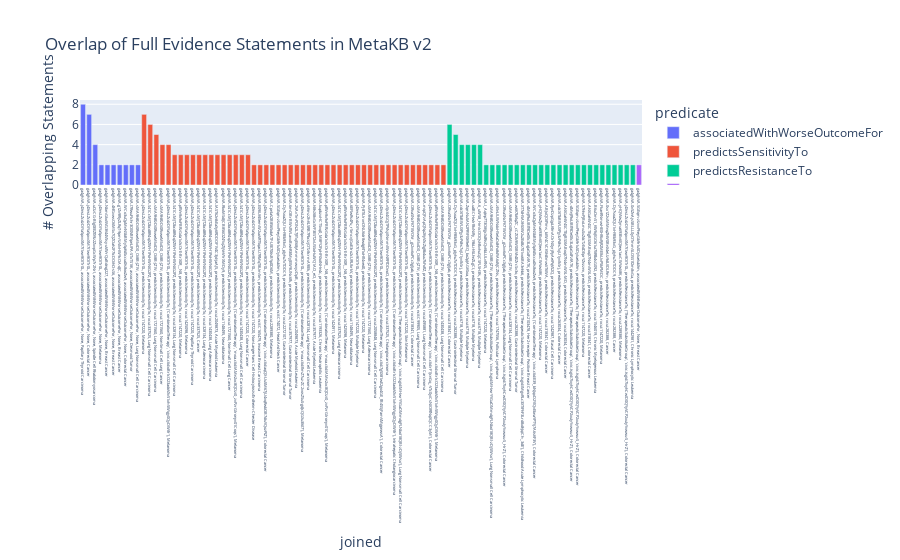

Notebook code cell kept with this figure:
### Code cell
# Bar Graph of Evidence Overlap
fig = px.bar(data[0:92], x='joined', y='counts', color='predicate', title='Overlap of Full Evidence Statements in MetaKB v2')
fig.update_layout(yaxis_title='# Overlapping Statements',
                  xaxis=dict(tickfont=dict(size=4)),
                  bargap=0.2)
fig.show()
pio.write_image(fig, "Full_Evidence_Statement_overlap_bar.png", format='png', width=1500, height=500, scale=5)

### Figure 1 — Plotly figure (JSON) as saved in the notebook; plotly's stock layout.template omitted (floating-point values rounded to 4 significant figures)
{"data": [{"alignmentgroup": "True", "hovertemplate": "predicate=associatedWithWorseOutcomeFor<br>joined=%{x}<br>counts=%{y}<extra></extra>", "legendgroup": "associatedWithWorseOutcomeFor", "marker": {"color": "#636efa", "pattern": {"shape": ""}}, "name": "associatedWithWorseOutcomeFor", "offsetgroup": "associatedWithWorseOutcomeFor", "orientation": "v", "showlegend": true, "textposition": "auto", "type": "bar", "x": ["ga4gh:VA.j4XnsLZcdzDIYa5pvvXM7t1wn9OITr0L, associatedWithWorseOutcomeFor, None, Papillary Thyroid Carcinoma", "ga4gh:VA.j4XnsLZcdzDIYa5pvvXM7t1wn9OITr0L, associatedWithWorseOutcomeFor, None, Colorectal Cancer", "ga4gh:VA.uOzCG-Blg0EEZfX9z2ZxvpGcWp7r2NrI, associatedWithWorseOutcomeFor, None, Spindle Cell Rhabdomyosarcoma", "ga4gh:VA.j4XnsLZcdzDIYa5pvvXM7t1wn9OITr0L, associatedWithWorseOutcomeFor, None, Melanoma", "ga4gh:VA.NbmGko5VG3K44V5sy-uVWrQaBdnqJ227, associatedWithWorseOutcomeFor, None, Breast Cancer", "ga4gh:VA.4hfGvwsO6MSx7QZOah2F7tcDOihO-sS6, associatedWithWorseOutcomeFor, None, Breast Cancer", "ga4gh:VA.g1Zv9RlyZLRqT-9pmYzVlvHW9cOA-dJC, associatedWithWorseOutcomeFor, None, Breast Cancer", "ga4gh:VA.WCo3uQpMnNSbBMy5pKdSccudXs8ooZw9, associatedWithWorseOutcomeFor, None, Colorectal Cancer", "ga4gh:VA.l7RwuFlchr3Ol0VBFIpnUPA-STxTS1tK, associatedWithWorseOutcomeFor, None, Desmoid Tumor", "ga4gh:VA.sMA9h8fzDi0RvweMlxtD0_Oi8B-JZ1V-, associatedWithWorseOutcomeFor, None, Lung Non-small Cell Carcinoma"], "xaxis": "x", "y": [8, 7, 4, 2, 2, 2, 2, 2, 2, 2], "yaxis": "y"}, {"alignmentgroup": "True", "hovertemplate": "predicate=predictsSensitivityTo<br>joined=%{x}<br>counts=%{y}<extra></extra>", "legendgroup": "predictsSensitivityTo", "marker": {"color": "#EF553B", "pattern": {"shape": ""}}, "name": "predictsSensitivityTo", "offsetgroup": "predictsSensitivityTo", "orientation": "v", "showlegend": true, "textposition": "auto", "type": "bar", "x": ["ga4gh:VA.j4XnsLZcdzDIYa5pvvXM7t1wn9OITr0L, predictsSensitivityTo, rxcui:1147220, Melanoma", "ga4gh:VA.S41CcMJT2bcd8R4-qXZWH1PoHWNtG2PZ, predictsSensitivityTo, rxcui:337525, Lung Non-small Cell Carcinoma", "ga4gh:VA.sMA9h8fzDi0RvweMlxtD0_Oi8B-JZ1V-, predictsSensitivityTo, rxcui:1721560, Lung Non-small Cell Carcinoma", "ga4gh:VA.sMA9h8fzDi0RvweMlxtD0_Oi8B-JZ1V-, predictsSensitivityTo, rxcui:1721560, Non-Small Cell Lung Cancer", "ga4gh:VA.j4XnsLZcdzDIYa5pvvXM7t1wn9OITr0L, predictsSensitivityTo, ('CombinationTherapy', 'civic.ctid:oBrlcO23adoVXv51xh-5Wigy0QyDWtfr'), Melanoma", "ga4gh:VA.S41CcMJT2bcd8R4-qXZWH1PoHWNtG2PZ, predictsSensitivityTo, rxcui:328134, Lung Non-small Cell Carcinoma", "ga4gh:VA.pfWn9x9oFBRzGda1xXcOrE-BrX0R__N8, predictsSensitivityTo, rxcui:1147220, Melanoma", "ga4gh:VA.j4XnsLZcdzDIYa5pvvXM7t1wn9OITr0L, predictsSensitivityTo, rxcui:1425098, Melanoma", "ga4gh:VA.j4XnsLZcdzDIYa5pvvXM7t1wn9OITr0L, predictsSensitivityTo, rxcui:1147220, Papillary Thyroid Carcinoma", "ga4gh:VA.S41CcMJT2bcd8R4-qXZWH1PoHWNtG2PZ, predictsSensitivityTo, rxcui:337525, Cancer", "ga4gh:VA.S41CcMJT2bcd8R4-qXZWH1PoHWNtG2PZ, predictsSensitivityTo, rxcui:328134, Lung Adenocarcinoma", "ga4gh:VA.S41CcMJT2bcd8R4-qXZWH1PoHWNtG2PZ, predictsSensitivityTo, rxcui:1430438, Lung Adenocarcinoma", "ga4gh:VA.lAST62ntkEaXy6RDDOF1V4C3jd-jaAJ5, predictsSensitivityTo, rxcui:2049873, Acute Myeloid Leukemia", "ga4gh:VA.RkoMSdIJCB856OZ4YxjZIjVnVYrXMDy9, predictsSensitivityTo, rxcui:1148495, Neuroblastoma", "ga4gh:VA.S41CcMJT2bcd8R4-qXZWH1PoHWNtG2PZ, predictsSensitivityTo, rxcui:1721560, Non-Small Cell Lung Cancer", "ga4gh:VA.j4XnsLZcdzDIYa5pvvXM7t1wn9OITr0L, predictsSensitivityTo, ('CombinationTherapy', 'moa.ctid:IAMn2xc8QDzi0_zvPzrGlronyv01Coqs'), Melanoma", "ga4gh:VA.S41CcMJT2bcd8R4-qXZWH1PoHWNtG2PZ, predictsSensitivityTo, rxcui:1430438, Lung Non-small Cell Carcinoma", "ga4gh:VA.j4XnsLZcdzDIYa5pvvXM7t1wn9OITr0L, predictsSensitivityTo, rxcui:1147220, Colorectal Cancer", "ga4gh:VA.j4XnsLZcdzDIYa5pvvXM7t1wn9OITr0L, predictsSensitivityTo, rxcui:1147220, Non-Langerhans Cell Histiocytosis/Erdheim-Chester Disease", "ga4gh:VA.E09IUKElemW2uoVRT5qacU7RMqT8Um5m, predictsSensitivityTo, ncit:C165479, Invasive Breast Carcinoma", "ga4gh:VA.j4XnsLZcdzDIYa5pvvXM7t1wn9OITr0L, predictsSensitivityTo, ('CombinationTherapy', 'civic.ctid:aqQX-Uu5M67jU4vqRwbOB7diuYQozPtZ'), Colorectal Cancer", "ga4gh:VA.CpnlaV2B8565obATF-UlE706sBYp0D6M, predictsSensitivityTo, rxcui:2289380, Melanoma", "ga4gh:VA.5GEqm-zIzvvPheyGb9rlu5DyIueIubXm, predictsSensitivityTo, ncit:C74072, Head And Neck Cancer", "ga4gh:VA.Dy7soaZQU1vH9Eb93xG_pJyhu7xTDDC9, predictsSensitivityTo, rxcui:2272107, Gastrointestinal Stromal Tumor", "ga4gh:VA.6mOBrBWsfWLavxBwhR3tMyJEW9UNc6fk, predictsSensitivityTo, rxcui:357977, Gastrointestinal Stromal Tumor", "ga4gh:VA.2VAvTmPON2L7JffxjE68jAmmmwxyzDpB, predictsSensitivityTo, rxcui:2049873, Acute Myeloid Leukemia", "ga4gh:VA.j4XnsLZcdzDIYa5pvvXM7t1wn9OITr0L, predictsSensitivityTo, ('CombinationTherapy', 'moa.ctid:fImZ7uz-ZC2vosZSuS-gdJcQGXu3l6l7'), Melanoma", "ga4gh:VA.d-Kmz2h-KL5RB7PbcizjOTz8crmA9lEk, predictsSensitivityTo, rxcui:328134, Lung Non-small Cell Carcinoma", "ga4gh:VA.hl8sXt8vGcWF3EST2vU5SoHuWQ1AO_eO, predictsSensitivityTo, rxcui:357977, Acute Myeloid Leukemia", "ga4gh:VA.kupbzxHCTSvq0_M8FY2FpHFtXotNHn4c, predictsSensitivityTo, rxcui:1193326, Chronic Neutrophilic Leukemia", "ga4gh:VA.pfWn9x9oFBRzGda1xXcOrE-BrX0R__N8, predictsSensitivityTo, ('CombinationTherapy', 'moa.ctid:IAMn2xc8QDzi0_zvPzrGlronyv01Coqs'), Melanoma", "ga4gh:VA.j4XnsLZcdzDIYa5pvvXM7t1wn9OITr0L, predictsSensitivityTo, rxcui:1424911, Melanoma", "ga4gh:VA.S41CcMJT2bcd8R4-qXZWH1PoHWNtG2PZ, predictsSensitivityTo, rxcui:337525, Lung Adenocarcinoma", "ga4gh:VA.pfWn9x9oFBRzGda1xXcOrE-BrX0R__N8, predictsSensitivityTo, rxcui:1425098, Melanoma", "ga4gh:VA.6EFlwRs4Pu_r5mcvJGoE3ro2cURUkrkV, predictsSensitivityTo, rxcui:1148495, Neuroblastoma", "ga4gh:VA.j4XnsLZcdzDIYa5pvvXM7t1wn9OITr0L, predictsSensitivityTo, rxcui:1147220, Multiple Myeloma", "ga4gh:VA.Pj-8TtUrxnONU6dr8wdgKf1oHfI4ved0, predictsSensitivityTo, rxcui:1147220, Melanoma", "ga4gh:VA.sMA9h8fzDi0RvweMlxtD0_Oi8B-JZ1V-, predictsSensitivityTo, rxcui:1721560, Lung Adenocarcinoma", "ga4gh:VA.S41CcMJT2bcd8R4-qXZWH1PoHWNtG2PZ, predictsSensitivityTo, rxcui:2058848, Lung Non-small Cell Carcinoma", "ga4gh:VA.j4XnsLZcdzDIYa5pvvXM7t1wn9OITr0L, predictsSensitivityTo, ('CombinationTherapy', 'civic.ctid:7g5X81wE2go4GE_fB45SjFamVMgpnwsA'), Colorectal Cancer", "ga4gh:VA.v5Jc64GQjTPVlsjiINmmlWmNRFfDDnoO, predictsSensitivityTo, rxcui:337525, Cholangiocarcinoma", "ga4gh:VA.j4XnsLZcdzDIYa5pvvXM7t1wn9OITr0L, predictsSensitivityTo, ('CombinationTherapy', 'civic.ctid:oBrlcO23adoVXv51xh-5Wigy0QyDWtfr'), Intrahepatic Cholangiocarcinoma", "ga4gh:VA.S41CcMJT2bcd8R4-qXZWH1PoHWNtG2PZ, predictsSensitivityTo, ('TherapeuticSubstituteGroup', 'civic.tsgid:MHwrYYGaDMmdgFLNboI18QBl-zDj5Wso'), Lung Non-small Cell Carcinoma", "ga4gh:VA.j4XnsLZcdzDIYa5pvvXM7t1wn9OITr0L, predictsSensitivityTo, rxcui:1147220, Skin Melanoma", "ga4gh:VA.ORvaSNcFK71WOVr_gi2vv6oPCcXgljab, predictsSensitivityTo, rxcui:318341, Colorectal Cancer", "ga4gh:VA.sMA9h8fzDi0RvweMlxtD0_Oi8B-JZ1V-, predictsSensitivityTo, ncit:C99905, Lung Non-small Cell Carcinoma", "ga4gh:VA.mipQFzApQNp2KyVXcZig8b4uu7kFofIZ, predictsSensitivityTo, rxcui:495881, Lung Non-small Cell Carcinoma", "ga4gh:VA.j4XnsLZcdzDIYa5pvvXM7t1wn9OITr0L, predictsSensitivityTo, ('CombinationTherapy', 'civic.ctid:rF1JcnGq_-VTc0yiCsNIORfNqXQCC3yM'), Colorectal Cancer", "ga4gh:VA.pfWn9x9oFBRzGda1xXcOrE-BrX0R__N8, predictsSensitivityTo, ('CombinationTherapy', 'civic.ctid:oBrlcO23adoVXv51xh-5Wigy0QyDWtfr'), Melanoma", "ga4gh:VA.sMA9h8fzDi0RvweMlxtD0_Oi8B-JZ1V-, predictsSensitivityTo, rxcui:1430438, Lung Non-small Cell Carcinoma"], "xaxis": "x", "y": [7, 6, 5, 4, 4, 3, 3, 3, 3, 3, 3, 3, 3, 3, 3, 3, 3, 3, 2, 2, 2, 2, 2, 2, 2, 2, 2, 2, 2, 2, 2, 2, 2, 2, 2, 2, 2, 2, 2, 2, 2, 2, 2, 2, 2, 2, 2, 2, 2, 2], "yaxis": "y"}, {"alignmentgroup": "True", "hovertemplate": "predicate=predictsResistanceTo<br>joined=%{x}<br>counts=%{y}<extra></extra>", "legendgroup": "predictsResistanceTo", "marker": {"color": "#00cc96", "pattern": {"shape": ""}}, "name": "predictsResistanceTo", "offsetgroup": "predictsResistanceTo", "orientation": "v", "showlegend": true, "textposition": "auto", "type": "bar", "x": ["ga4gh:VA.ORvaSNcFK71WOVr_gi2vv6oPCcXgljab, predictsResistanceTo, rxcui:318341, Colorectal Cancer", "ga4gh:VA.Dy7soaZQU1vH9Eb93xG_pJyhu7xTDDC9, predictsResistanceTo, rxcui:282388, Gastrointestinal Stromal Tumor", "ga4gh:VA.cdcXITbBWUXPjy3zPdhs7xjU1yvlkSrj, predictsResistanceTo, rxcui:6718, Multiple Myeloma", "ga4gh:VA.ZqmNu5AN2PRYFl0K9eBQ_bo2pJAGKSoa, predictsResistanceTo, rxcui:6718, Multiple Myeloma", "ga4gh:VA.udBCHwlrf8xNiRy_19bLi-h5LhnZLgCt, predictsResistanceTo, rxcui:6718, Multiple Myeloma", "ga4gh:VA.6_uW58_HmIcOOQshfkvhuGjCSFL5H3fs, predictsResistanceTo, rxcui:6718, Multiple Myeloma", "ga4gh:VA.I_Aqtnp7T3OtKjjcXdRisQvKbLULvRN5, predictsResistanceTo, rxcui:1147220, Melanoma", "ga4gh:VA.sMA9h8fzDi0RvweMlxtD0_Oi8B-JZ1V-, predictsResistanceTo, ('TherapeuticSubstituteGroup', 'civic.tsgid:MHwrYYGaDMmdgFLNboI18QBl-zDj5Wso'), Lung Non-small Cell Carcinoma", "ga4gh:VA.zElnUUWNdxH5elaDdhFo8dYA6dVjCZNs, predictsResistanceTo, rxcui:1747556, Follicular Lymphoma", "ga4gh:VA.ORvaSNcFK71WOVr_gi2vv6oPCcXgljab, predictsResistanceTo, ('TherapeuticSubstituteGroup', 'civic.tsgid:7IxyhCwID0QYyVCP2xuIyYvwwu-S_HrZ'), Colorectal Cancer", "ga4gh:VA.sMA9h8fzDi0RvweMlxtD0_Oi8B-JZ1V-, predictsResistanceTo, rxcui:328134, Lung Non-small Cell Carcinoma", "ga4gh:VA.w6K7bKlqZC_cCZOk9W0IBVh4EZrcSv3o, predictsResistanceTo, rxcui:282388, Gastrointestinal Stromal Tumor", "ga4gh:VA.XT7dH5AXh5XW2u2Ed8z701vo6BA3nhb6, predictsResistanceTo, ('TherapeuticSubstituteGroup', 'civic.tsgid:IMgxRLc3XTtFhF3LrdtkdhJqiCh-_3dE'), Childhood Acute Lymphocytic Leukemia", "ga4gh:VA.-dMnJf9oUBfl9De0llc3LqJaGdFzfATK, predictsResistanceTo, rxcui:2103478, Her2-receptor Positive Breast Cancer", "ga4gh:VA.WCo3uQpMnNSbBMy5pKdSccudXs8ooZw9, predictsResistanceTo, ('CombinationTherapy', 'civic.ctid:E39_bNJqxD2YlQvEbnaYPTYj7A6sKF3V'), Colorectal Cancer", "ga4gh:VA.yHQVVwZjma693Ev6lQtew1axCWVwIi8K, predictsResistanceTo, rxcui:1147220, Melanoma", "ga4gh:VA.ABJoQOtfYms_bIW4CVCKShtEmwIiT6WA, predictsResistanceTo, rxcui:318341, Colorectal Cancer", "ga4gh:VA.RynDzpGjpLKfmAOrN0yrjRyAeIPqV52Q, predictsResistanceTo, rxcui:1242987, Basal Cell Carcinoma", "ga4gh:VA.cdcXITbBWUXPjy3zPdhs7xjU1yvlkSrj, predictsResistanceTo, rxcui:263034, Colorectal Cancer", "ga4gh:VA.AhXGahW4SCTEgBSXlABoqX7N4mWXL-MD, predictsResistanceTo, rxcui:263034, Colorectal Cancer", "ga4gh:VA.-dMnJf9oUBfl9De0llc3LqJaGdFzfATK, predictsResistanceTo, ('TherapeuticSubstituteGroup', 'civic.tsgid:7IxyhCwID0QYyVCP2xuIyYvwwu-S_HrZ'), Colorectal Cancer", "ga4gh:VA.5GEqm-zIzvvPheyGb9rlu5DyIueIubXm, predictsResistanceTo, ('TherapeuticSubstituteGroup', 'civic.tsgid:7IxyhCwID0QYyVCP2xuIyYvwwu-S_HrZ'), Colorectal Cancer", "ga4gh:VA.57hhvPjBoLmuSxZdcTzEdDEprYZnzznv, predictsResistanceTo, rxcui:1147220, Melanoma", "ga4gh:VA.AhXGahW4SCTEgBSXlABoqX7N4mWXL-MD, predictsResistanceTo, rxcui:318341, Colorectal Cancer", "ga4gh:VA.B6uOm51_KWfoJlGO61ui7ltRfb4sG092, predictsResistanceTo, rxcui:1546019, Chronic Myelogenous Leukemia", "ga4gh:VA.FkanRNmwHE0Hf6xRjR2MElkUvP5kPMDC, predictsResistanceTo, rxcui:1147220, Melanoma", "ga4gh:VA.0sx1Z2siMMnqZhW0BnX4eUz9dUIDLRm-, predictsResistanceTo, rxcui:282388, Cancer", "ga4gh:VA.Dy7soaZQU1vH9Eb93xG_pJyhu7xTDDC9, predictsResistanceTo, rxcui:282388, Cancer", "ga4gh:VA.yHQVVwZjma693Ev6lQtew1axCWVwIi8K, predictsResistanceTo, rxcui:2289380, Melanoma", "ga4gh:VA.j4XnsLZcdzDIYa5pvvXM7t1wn9OITr0L, predictsResistanceTo, ('TherapeuticSubstituteGroup', 'civic.tsgid:7IxyhCwID0QYyVCP2xuIyYvwwu-S_HrZ'), Colorectal Cancer", "ga4gh:VA.0v5ZnAjs5BLLL0yOTmm5LO5S1f2m8vGa, predictsResistanceTo, rxcui:1442981, Chronic Lymphocytic Leukemia"], "xaxis": "x", "y": [6, 5, 4, 4, 4, 4, 2, 2, 2, 2, 2, 2, 2, 2, 2, 2, 2, 2, 2, 2, 2, 2, 2, 2, 2, 2, 2, 2, 2, 2, 2], "yaxis": "y"}, {"alignmentgroup": "True", "hovertemplate": "predicate=associatedWithBetterOutcomeFor<br>joined=%{x}<br>counts=%{y}<extra></extra>", "legendgroup": "associatedWithBetterOutcomeFor", "marker": {"color": "#ab63fa", "pattern": {"shape": ""}}, "name": "associatedWithBetterOutcomeFor", "offsetgroup": "associatedWithBetterOutcomeFor", "orientation": "v", "showlegend": true, "textposition": "auto", "type": "bar", "x": ["ga4gh:VA.5GEqm-zIzvvPheyGb9rlu5DyIueIubXm, associatedWithBetterOutcomeFor, None, Breast Cancer"], "xaxis": "x", "y": [2], "yaxis": "y"}], "layout": {"bargap": 0.2, "barmode": "relative", "legend": {"title": {"text": "predicate"}, "tracegroupgap": 0}, "title": {"text": "Overlap of Full Evidence Statements in MetaKB v2"}, "xaxis": {"anchor": "y", "domain": [0, 1], "tickfont": {"size": 4}, "title": {"text": "joined"}}, "yaxis": {"anchor": "x", "domain": [0, 1], "title": {"text": "# Overlapping Statements"}}}}
